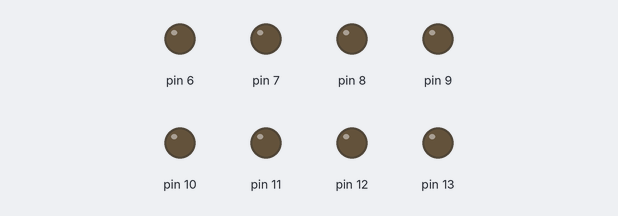
This sketch was run on a simulated Arduino Uno, built with avr-gcc and run on an emulated ATmega328P. On the bench: output pins drawn as LEDs (lit = HIGH).

Above: at 0.1 s.
At 4.9 s:
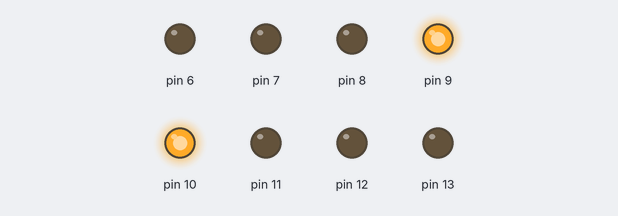
At 9.9 s:
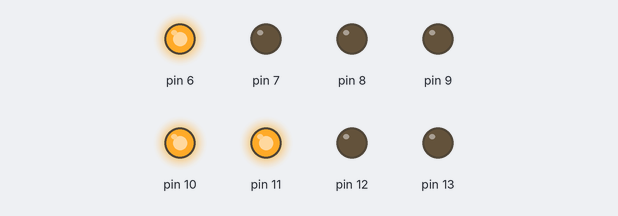
At 19.9 s:
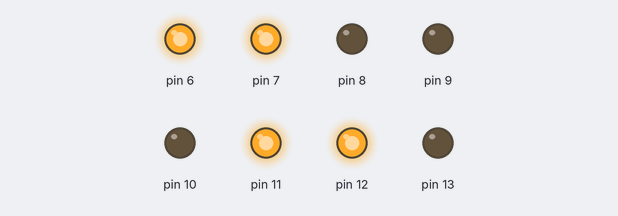
At 29.7 s:
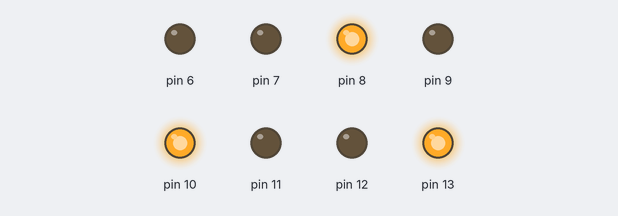
At 39.71 s:
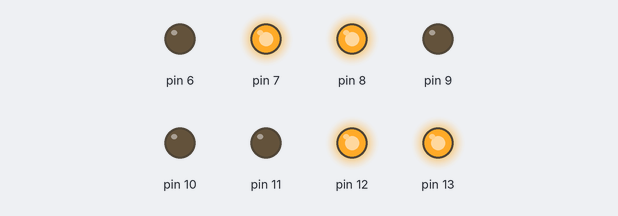
Timing chart, 0 to 40.0 s (numbered marks = the images above):
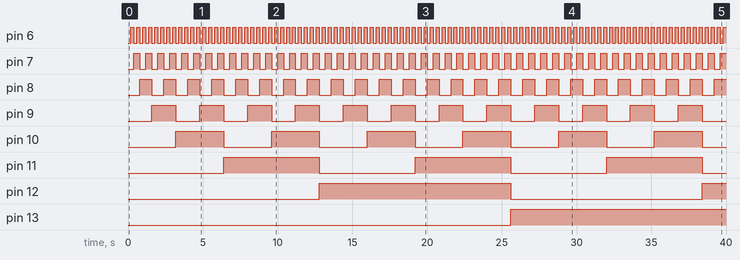

Measured:
- by itself, pin 6: alternates HIGH for 0.20 s and LOW for 0.20 s
- by itself, pin 7: alternates HIGH for 0.40 s and LOW for 0.40 s
- by itself, pin 8: alternates HIGH for 0.80 s and LOW for 0.80 s
- by itself, pin 9: alternates HIGH for 1.6 s and LOW for 1.6 s
- by itself, pin 10: alternates HIGH for 3.2 s and LOW for 3.2 s
- by itself, pin 11: alternates HIGH for 6.4 s and LOW for 6.4 s
- by itself, pin 12: LOW → HIGH at 12.8 s, → LOW 12.8 s later, → HIGH 12.8 s later
- by itself, pin 13: LOW → HIGH at 25.6 s

The sketch:

1.ino
```cpp
void setup() {
  for (int i = 6; i <= 13; i++) {
    pinMode(i, OUTPUT);
  }
}

void loop() {
  for (int counter = 0; counter < 256; counter++) {
    for (int i = 0; i < 8; i++) {
      digitalWrite(i + 6, bitRead(counter, i));
    }
    delay(200);
  }
}
```
